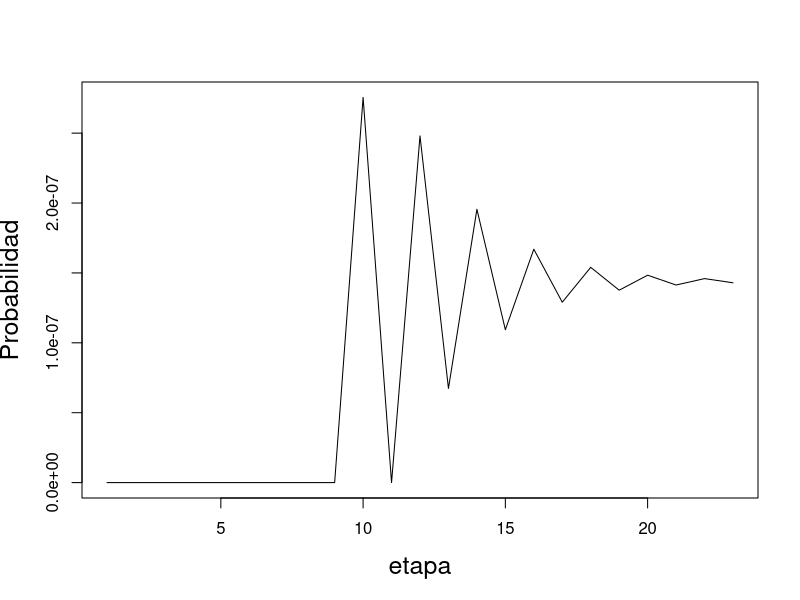

Recreate this plot in R.
library(lattice);
library(xtable);

K=24; #Etapas que se van a calcular.
r=11; #dimension de la matriz P a generar segun definicion ejemplo 3.5

P=matrix(0,r,r);
f=matrix(0,r,K+1);
f[1,1]=1;

for (i in 1:r){
  if (i==1){
    P[i,i+1]=1;
  }
  else if (i==r){
    P[i,i]=1;
  }
  else{
    for (j in 1:(i-1)){
       P[i,j]=(1/(i));
       }
    a=sum(P[i,1:(i-1)]);
    if (i<r){
       P[i,i+1]=1-(a);
       }
   }
}

for (k in 2:K){
   if(k==2){
     expr=parse(text=paste("F",as.character(k-1),"=P",sep=""));
     eval(expr);
     expr=parse(text=paste("P",as.character(k-1),"=P",sep=""));
     eval(expr);
     expr=parse(text=paste("f[,",as.character(k),"]=t(P)%*%f[,",as.character(k-1),"]",sep=""));
     eval(expr);
     print(k);
     #print((P1),include.rownames = FALSE, include.colnames = FALSE);
     #expr=parse(text=paste("print((f",as.character(k),"),include.rownames = FALSE, include.colnames = FALSE)",sep=""));
     #eval(expr);
     #print((F1),include.rownames = FALSE, include.colnames = FALSE);
   }
   else{
     Q=matrix(0,r,r);
     F=matrix(0,r,r);
     for(i in 1:r){
       Q=P;
       Q[,i]=0;
       expr=parse(text=paste("F[,i]=Q%*%as.matrix(F",as.character(k-2),"[,i])",sep=""));
       eval(expr);
     }
     print(k);
     expr=parse(text=paste("F",as.character(k-1),"=F",sep=""));
     eval(expr);
     expr=parse(text=paste("P",as.character(k-1),"=P%*%P",as.character(k-2),sep=""));
     eval(expr);
     expr=parse(text=paste("f[,",as.character(k),"]=t(P)%*%f[,",as.character(k-1),"]",sep=""));
     eval(expr);
     #expr=parse(text=paste("print((P",as.character(k),"),include.rownames = FALSE, include.colnames = FALSE)",sep=""));
     #eval(expr);
     #expr=parse(text=paste("print((f",as.character(k),"),include.rownames = FALSE, include.colnames = FALSE)",sep=""));
     #eval(expr);
     #expr=parse(text=paste("print((F",as.character(k),"),include.rownames = FALSE, include.colnames = FALSE)",sep=""));
     #eval(expr);
   }
  }


xtmp=(xtable(f[,17:24]));
digits(xtmp)=c(7);
print(xtmp, include.colnames = FALSE);

vtmp=matrix(0,K-1,1);

for (i in 1:(K-1)){
  expr=parse(text=paste("vtmp[",as.character(i),"]=F",as.character(i),"[1,11]",sep=""));
  eval(expr);
}

vtmp2=matrix(0,(K/2),4);

for (i in 1:(K/2)){
  vtmp2[i,1]=i;
  vtmp2[i,2]=vtmp[i];
  if((12+i)==24){
    vtmp2[i,3]=12+i;
    vtmp2[i,4]=0;  
  }
  else {
    vtmp2[i,3]=12+i;
    vtmp2[i,4]=vtmp[12+i];  
  }
}

xtmp=(xtable(vtmp2));
digits(xtmp) <- c(0,0,7,0,7);
print(xtmp, include.colnames = FALSE, include.rownames = FALSE);

plot(x=(1:23),vtmp,type = "l",xlab="etapa", ylab="Probabilidad",cex.lab=1.5,cex.main=2.0);

